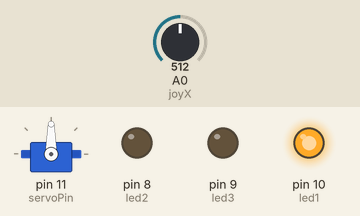
This sketch was run on a simulated Arduino Uno, built with avr-gcc and run on an emulated ATmega328P. Parts: servo, output pins drawn as LEDs (lit = HIGH). The test bench sets the inputs (shaded band); at power-on: A0 (joyX) = 512.

Above: at 1.2 s.
1.3 s: A0 (joyX) set to 716
At 1.6 s:
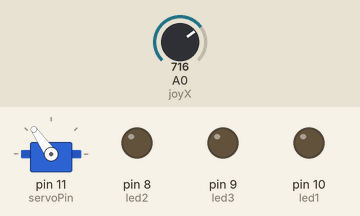
2.8 s: A0 (joyX) set to 900
At 3.9 s:
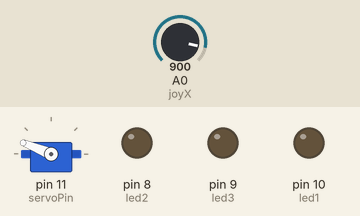
4.3 s: A0 (joyX) set to 1023
At 5.1 s:
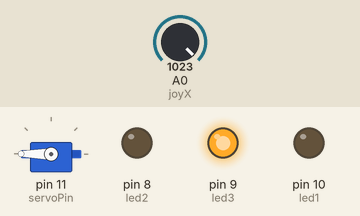
5.8 s: A0 (joyX) set to 306
At 6.2 s:
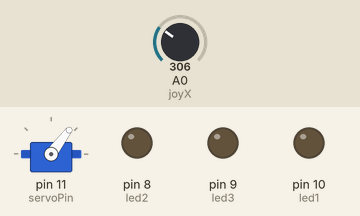
7.3 s: A0 (joyX) set to 160
At 8.6 s:
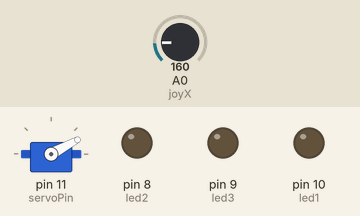
Timing chart, 0 to 9.8 s (numbered marks = the images above; inputs shaded):
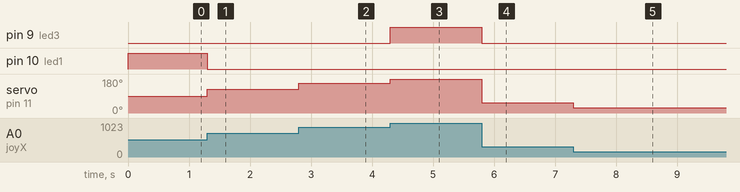

Measured:
- after the input at 1.3 s, pin 10 (led1): HIGH → LOW at once; servo on pin 11 (servoPin): 90° → 125° at once
- after the input at 2.8 s, servo on pin 11 (servoPin): 125° → 158° at once
- after the input at 4.3 s, pin 9 (led3): LOW → HIGH at once; servo on pin 11 (servoPin): 158° → 180° at once
- after the input at 5.8 s, pin 9 (led3): HIGH → LOW at once; servo on pin 11 (servoPin): 180° → 53° at once
- after the input at 7.3 s, servo on pin 11 (servoPin): 53° → 28° at once

The sketch:

ServoJoystick.ino
```cpp
#include <Servo.h>


const int servoPin = 11;
const int led1 = 10;
const int led2 = 8;
const int led3 = 9;

int joyX = 0;
int joyY = 1;

Servo myServo;

int joyVal;

void setup() {
  // put your setup code here, to run once:
  myServo.attach(servoPin);
  pinMode(led1,OUTPUT);
  pinMode(led2,OUTPUT);
  pinMode(led3,OUTPUT);
}

void loop() {
   joyVal = analogRead(joyX);
   joyVal = map( joyVal, 0, 1023 , 0, 180);


   myServo.write(joyVal);

  if ( joyVal > 80 and joyVal < 100) {
    digitalWrite(led1,HIGH);
  } else {
    digitalWrite(led1,LOW);
  }

  if ( joyVal < 15) {
    digitalWrite(led2,HIGH);
  } else {
    digitalWrite(led2,LOW);
  }

    if ( joyVal > 170) {
    digitalWrite(led3,HIGH);
  } else {
    digitalWrite(led3,LOW);
  }
}
```
